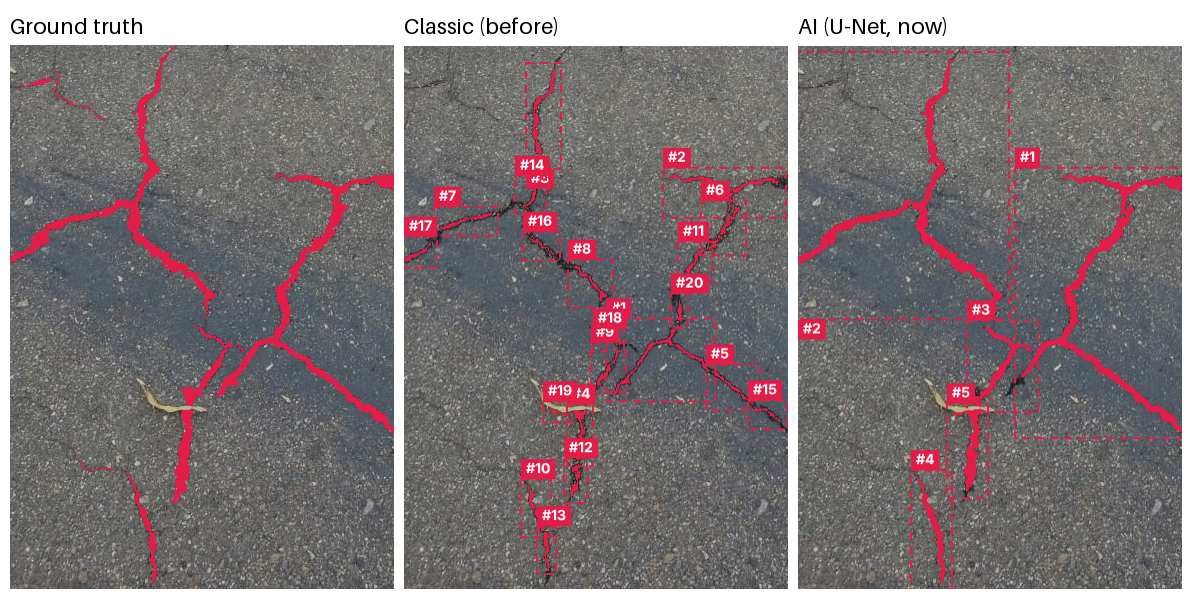
#> input picture crack-detector/docs-comparison.png, 1192 x 594 px, given as the content of the folder ../deepcrack/train_img, which was not available
$ python prepare_data.py ..
#> lines starting #> are read from the running program, lines starting #| are printed output that depends on the picture; after the words box and inside, x2 and y2 are one past the last pixel; in counts of white or black regions, pixels touching at a corner belong together
# 3つのデータセットを data/unified/<name>/<split>/{img,lab}/*.png に統一(lab は 0/255)
import os, sys, random, numpy as np
from PIL import Image
R=sys.argv[1]; O=R+'/unified'
def put(name,split,stem,im,lab):
    for k in ('img','lab'): os.makedirs(f'{O}/{name}/{split}/{k}',exist_ok=True)
    im.convert('RGB').save(f'{O}/{name}/{split}/img/{stem}.png')
    Image.fromarray(((np.asarray(lab)>0)*255).astype(np.uint8)).save(f'{O}/{name}/{split}/lab/{stem}.png')
# DeepCrack(既存の分割)
D=R+'/deepcrack'
for sp in ('train','test'):
    for f in sorted(os.listdir(f'{D}/{sp}_img')):
        b=os.path.splitext(f)[0]
        put('deepcrack',sp,b,Image.open(f'{D}/{sp}_img/{f}'),np.asarray(Image.open(f'{D}/{sp}_lab/{b}.png').convert('L'))>127)
#> the loop in put, `for k in ('img','lab'): os.makedirs(f'{O}/{name}/{split}/{k}',exist_ok..` made 2 passes
#> k on passes 1 to 2: 'img', 'lab'
#> in put, im is the input picture: PIL image 1192x594 RGB; mean R, G, B 127.5, 118, 119.9
#> in put, `Image.fromarray(((np.asarray(lab)>0)*255).astype(np.uint8)).save(f'{O}..`:
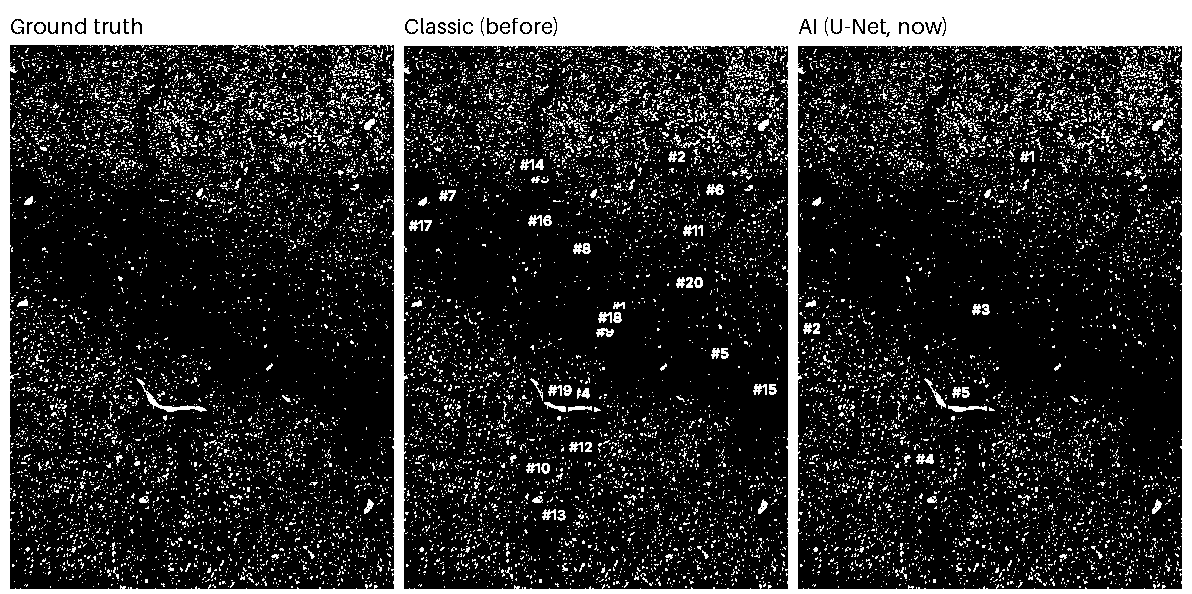
#> saved as docs-comparison.png: PIL image 1192x594 L; 19.8% white; 15446 white regions (15148 under 20 px), largest, box (x1, y1, x2, y2) and area: (0, 0, 1192, 594) 81191, (136, 378, 207, 412) 324, (948, 405, 987, 412) 152
# aidonchuk(80/20 に分割、空マスクは除外)
A=R+'/cracks_segmentation_dataset/ds'
fs=sorted(os.listdir(A+'/img')); random.Random(42).shuffle(fs); n=0
#> after `fs = sorted(os.listdir(A + '/img'))`: fs = ['docs-comparison.png']
for i,f in enumerate(fs):
    b=os.path.splitext(f)[0]
    mp=[p for p in (f'{A}/masks_machine/{f}.png',f'{A}/masks_machine/{b}.png',f'{A}/masks_machine/{f}') if os.path.exists(p)][0]
    m=np.asarray(Image.open(mp))
    if m.ndim==3: m=m[...,0]
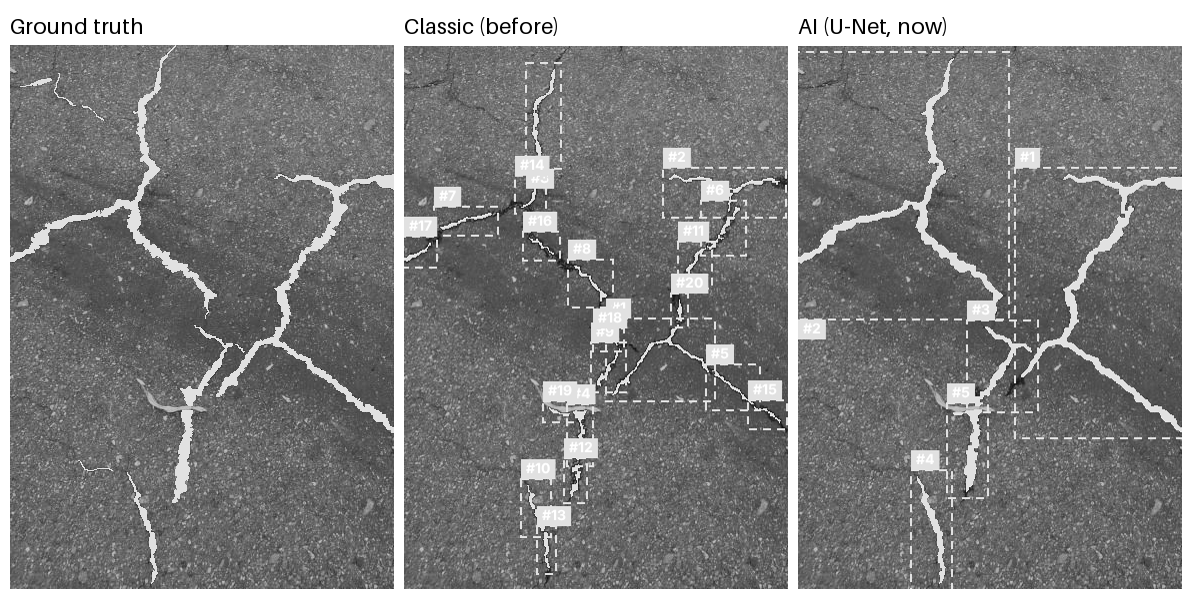
#> m: shape (594, 1192); min 0, max 255, mean 127.5
    if (m>0).sum()==0: continue
    put('aid','test' if i%5==0 else 'train',b,Image.open(f'{A}/img/{f}'),m>0); n+=1
#> call 3 of put, with name = 'aid', split = 'test', stem = 'docs-comparison'
#> the loop in put (call 3), `for k in ('img','lab'): os.makedirs(f'{O}/{name}/{split}/{k}',exist_ok..` made 2 passes
#> in put (call 3), `Image.fromarray(((np.asarray(lab)>0)*255).astype(np.uint8)).save(f'{O}..`:
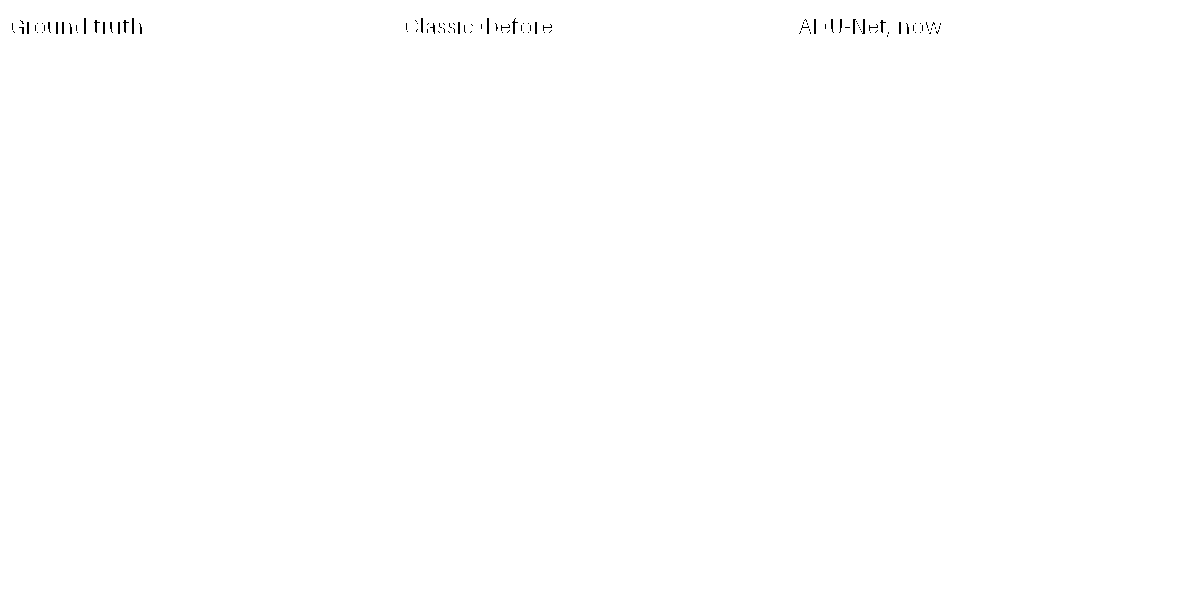
#> saved as docs-comparison.png: PIL image 1192x594 L; 99.9% white; black in thin lines or dots, all inside (x1, y1, x2, y2) = (12, 18, 941, 37)
print('aid',n)
# DIMEC(train+val を学習、test をテスト)
M=R+'/dimec'
for v in ('v1','v2'):
    for sp,dst in (('train','train'),('val','train'),('test','test')):
        d=f'{M}/crack_images_{v}_s1'
        for f in sorted(os.listdir(f'{d}/{sp}')):
            b=os.path.splitext(f)[0]
            put('dimec',dst,b,Image.open(f'{d}/{sp}/{f}'),np.asarray(Image.open(f'{d}/{sp}_labels/{b}.png').convert('L'))>127)
for name in os.listdir(O):
    for sp in os.listdir(f'{O}/{name}'): print(name,sp,len(os.listdir(f'{O}/{name}/{sp}/img')))
#| aid test 1
